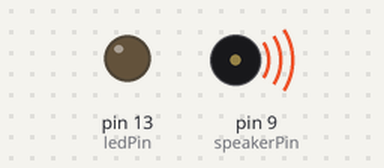
The sketch below on a simulated Arduino Uno, built with avr-gcc and run on an emulated ATmega328P. Parts: output pins drawn as LEDs (lit = HIGH), buzzer (waves = sounding). Pins used as bus, display or sensor lines are not drawn; what the sketch prints to the serial monitor is not drawn.

Above: at 0.3 s.
At 4.6 s:
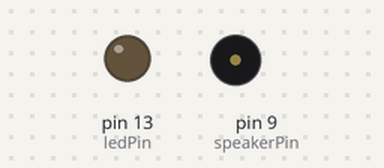
Timing chart, 0 to 6.6 s (numbered marks = the images above):
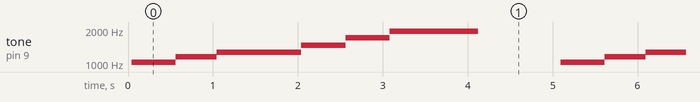

Measured:
- by itself, tone on pin 9 (speakerPin): repeats every 5.1 s: 1164 Hz 0.48 s, 1274 Hz 1.0 s, 1465 Hz 0.52 s, 1701 Hz 0.52 s, 1942 Hz 1.0 s, silent 0.97 s, 1038 Hz 0.52 s

The sketch:

lily_sound_buzzer.ino
```cpp
/*
 * LilyPad tutorial: sound
 *
 * Uses a LilyPad speaker module to produce simple musical notes
 * For a chart of the frequencies of different notes see:
 * http://www.phy.mtu.edu/~suits/notefreqs.html
 */

int ledPin = 13;	// LED is connected to digital pin 13
int speakerPin = 9;	// speaker connected to digital pin 9

void setup()
{
         pinMode(ledPin, OUTPUT);	// sets the ledPin to be an output
         pinMode(speakerPin, OUTPUT);	// sets the speakerPin to be an output
         Serial.begin(9600);
}

void loop()	// run over and over again
{
          Serial.print("playing");
          scale();	// call the scale() function
          delay(1000);	// delay for 1 second

}

void beep (unsigned char speakerPin, int frequencyInHertz, long timeInMilliseconds)     // the sound producing function
{
          int x;
          long delayAmount = (long)(1000000/frequencyInHertz);
          long loopTime = (long)((timeInMilliseconds*1000)/(delayAmount*2));
          for (x=0;x<loopTime;x++)
          {
              digitalWrite(speakerPin,HIGH);
              delayMicroseconds(delayAmount);
              digitalWrite(speakerPin,LOW);
              delayMicroseconds(delayAmount);
          }
}

void scale ()
{
          digitalWrite(ledPin,LOW);	//turn on the LED
          beep(speakerPin,2093,500);	//C: play the note C (C7 from the chart linked to above) for 500ms
          beep(speakerPin,2349,500);	//D
          beep(speakerPin,2637,500);	//E
          beep(speakerPin,2793,500);	//F
          beep(speakerPin,3136,500);	//G
          beep(speakerPin,3520,500);	//A
          beep(speakerPin,3951,500);	//B
          beep(speakerPin,4186,500);	//C
          //digitalWrite(ledPin,LOW);	//turn off the LED
}
```
